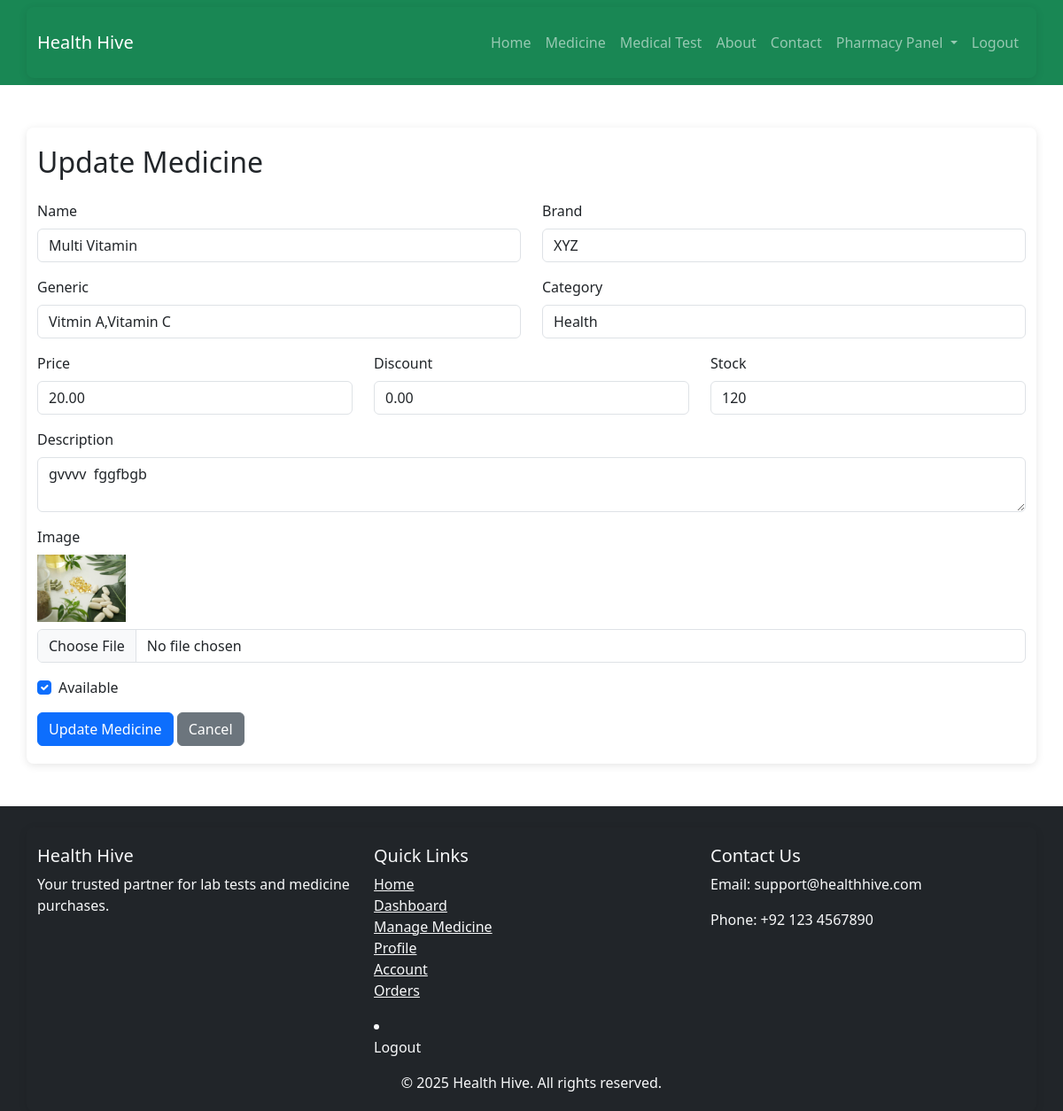
/pharmacy/update_medicine.php?id=4 (signed in), run on the app's committed database.
### tables this page shows
CREATE TABLE `medicines` (
  `id` int(11) NOT NULL,
  `pharmacy_id` int(11) NOT NULL,
  `name` varchar(255) NOT NULL,
  `brand` varchar(255) DEFAULT NULL,
  `generic` varchar(255) DEFAULT NULL,
  `category` varchar(100) DEFAULT NULL,
  `price` decimal(10,2) NOT NULL,
  `discount` decimal(5,2) DEFAULT 0.00,
  `stock` int(11) NOT NULL,
  `description` text DEFAULT NULL,
  `image` varchar(255) DEFAULT NULL,
  `status` tinyint(1) DEFAULT 1,
  `is_available` tinyint(1) DEFAULT 1,
  `created_at` timestamp NOT NULL DEFAULT current_timestamp()
);

### pharmacy/update_medicine.php (the view, shortened to what this page needs)
<?php
require_once __DIR__ . '/../header.php';
$pharmacy_id = $_SESSION['user_id'] ?? 0;
$id = $_GET['id'];
$stmt = $conn->prepare("SELECT * FROM medicines WHERE id = ? AND pharmacy_id = ?");
$stmt->bind_param("ii", $id, $pharmacy_id);
$stmt->execute();
$result = $stmt->get_result();
$medicine = $result->fetch_assoc();
?>
<link href="https://cdn.jsdelivr.net/npm/bootstrap@5.3.2/dist/css/bootstrap.min.css" rel="stylesheet">
<div class="container mt-5">
    <h2>Update Medicine</h2>
    <form method="POST" enctype="multipart/form-data" class="mt-4">
        <div class="row">
            <div class="mb-3 col-md-6">
                <label class="form-label">Name</label>
                <input type="text" name="name" class="form-control" required value="<?= htmlspecialchars($medicine['name']) ?>">
            </div>
            <div class="mb-3 col-md-6">
                <label class="form-label">Brand</label>
                <input type="text" name="brand" class="form-control" required value="<?= htmlspecialchars($medicine['brand']) ?>">
            </div>
        </div>
        <div class="row">
            <div class="mb-3 col-md-6">
                <label class="form-label">Generic</label>
                <input type="text" name="generic" class="form-control" value="<?= htmlspecialchars($medicine['generic']) ?>">
            </div>
            <div class="mb-3 col-md-6">
                <label class="form-label">Category</label>
                <input type="text" name="category" class="form-control" required value="<?= htmlspecialchars($medicine['category']) ?>">
            </div>
        </div>
        <div class="row">
            <div class="mb-3 col-md-4">
                <label class="form-label">Price</label>
                <input type="number" name="price" step="0.01" class="form-control" required value="<?= $medicine['price'] ?>">
            </div>
            <div class="mb-3 col-md-4">
                <label class="form-label">Discount</label>
                <input type="number" name="discount" step="0.01" class="form-control" value="<?= $medicine['discount'] ?>">
            </div>
            <div class="mb-3 col-md-4">
                <label class="form-label">Stock</label>
                <input type="number" name="stock" class="form-control" required value="<?= $medicine['stock'] ?>">
            </div>
        </div>
        <div class="mb-3">
            <label class="form-label">Description</label>
            <textarea name="description" class="form-control"><?= htmlspecialchars($medicine['description']) ?></textarea>
        </div>
        <div class="mb-3">
            <label class="form-label">Image</label><br>
            <?php if ($medicine['image']) { ?>
                <img src="<?= $medicine['image'] ?>" width="100" alt="Current Image"><br>
            <?php } ?>
            <input type="file" name="image" class="form-control mt-2">
        </div>
        <div class="form-check mb-3">
            <input class="form-check-input" type="checkbox" name="is_available" value="1" id="is_available"
                <?= $medicine['is_available'] ? 'checked' : '' ?>>
            <label class="form-check-label" for="is_available">
                Available
            </label>
        </div>
        <button type="submit" class="btn btn-primary">Update Medicine</button>
        <a href="manage_medicine.php" class="btn btn-secondary">Cancel</a>
    </form>
</div>
<?php
require_once __DIR__ . '/../footer.php';
?>

### assets/css/style.css (style rules this page uses)
* { margin: 0; padding: 0; box-sizing: border-box; }
body { font-family: Arial, sans-serif; color: #333; }
.container { width: 80%; margin: 0 auto; padding: 20px; box-shadow: 0 2px 10px rgba(0, 0, 0, 0.1); border-radius: 8px; }

### data on the page
medicines: name "Multi Vitamin", brand "XYZ", generic "Vitmin A,Vitamin C", category "Health", price "20.00", discount "0.00", stock "120", description "gvvvv fggfbgb", image (picture), is_available "☑"
